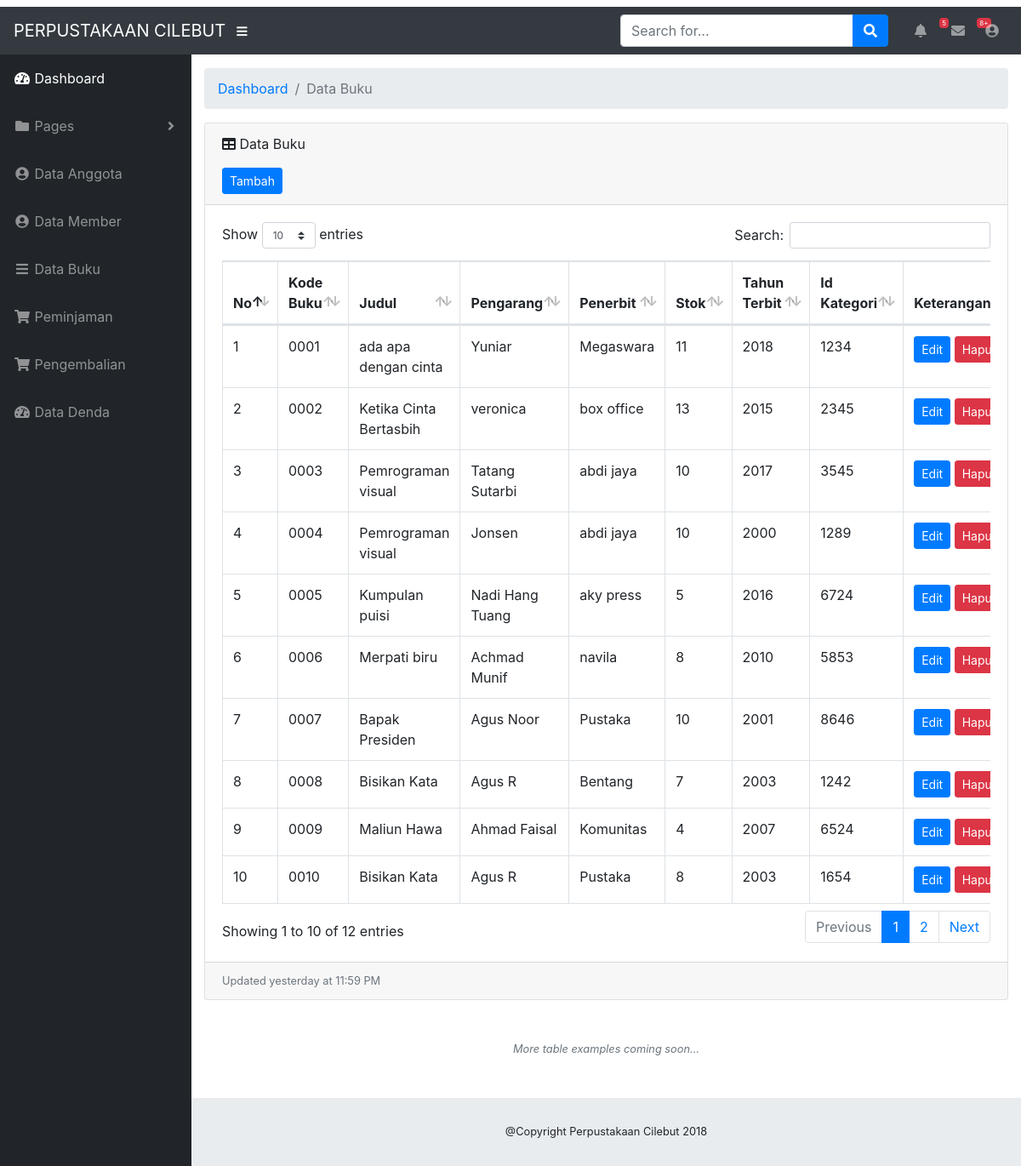
The page /perpustakaan/index.php/perpus/book on the database its author committed.
### tables this page shows
CREATE TABLE `buku` (
  `kd_buku` int(4) UNSIGNED ZEROFILL NOT NULL,
  `judul` varchar(50) DEFAULT NULL,
  `pengarang` varchar(50) DEFAULT NULL,
  `penerbit` varchar(50) DEFAULT NULL,
  `stok` int(11) DEFAULT NULL,
  `th_terbit` year(4) DEFAULT NULL,
  `id_kategori` int(10) DEFAULT NULL
);

### perpustakaan/application/controllers/perpus.php (called while the page is built, shortened)
<?php
class Perpus extends CI_Controller {
function __construct()
    {
        $this->load->library('form_validation');
        $this->load->database();
        $this->load->helper('form');
        $this->load->helper('url');
        $this->load->model('user_model');
    }
   public function book(){
        $this->load->model('user_model');
        $data['buku'] = $this->user_model->book()->result();
        $this->load->view('buku',$data);
    }
 }

### perpustakaan/index.php (called while the page is built, shortened)
<?php
require_once BASEPATH.'core/CodeIgniter.php';

### perpustakaan/application/models/user_model.php (called while the page is built, shortened)
<?php
class User_model extends CI_Model {
  function book()
  {
    return $this->db->get('buku');
  }
}
?>

### perpustakaan/application/views/buku.php (the view, shortened to what this page needs)
<!DOCTYPE html>
<html lang="en">
  <head>
    <link href="<?php echo base_url(''); ?>assets/vendor/bootstrap/css/bootstrap.min.css" rel="stylesheet">
    <link href="<?php echo base_url(''); ?>assets/vendor/fontawesome-free/css/all.min.css" rel="stylesheet" type="text/css">
    <link href="<?php echo base_url(''); ?>assets/vendor/datatables/dataTables.bootstrap4.css" rel="stylesheet">
    <link href="<?php echo base_url(''); ?>assets/css/sb-admin.css" rel="stylesheet">
  </head>
  <body id="page-top">
    <nav class="navbar navbar-expand navbar-dark bg-dark static-top">
      <a class="navbar-brand mr-1" href="home">PERPUSTAKAAN CILEBUT</a>
      <button class="btn btn-link btn-sm text-white order-1 order-sm-0" id="sidebarToggle" href="#">
        <i class="fas fa-bars"></i>
      </button>
      <form class="d-none d-md-inline-block form-inline ml-auto mr-0 mr-md-3 my-2 my-md-0">
        <div class="input-group">
          <input type="text" class="form-control" placeholder="Search for..." aria-label="Search" aria-describedby="basic-addon2">
          <div class="input-group-append">
            <button class="btn btn-primary" type="button">
              <i class="fas fa-search"></i>
            </button>
          </div>
        </div>
      </form>
      <ul class="navbar-nav ml-auto ml-md-0">
        <li class="nav-item dropdown no-arrow mx-1">
          <a class="nav-link dropdown-toggle" href="#" id="alertsDropdown" role="button" data-toggle="dropdown" aria-haspopup="true" aria-expanded="false">
            <i class="fas fa-bell fa-fw"></i>
            <span class="badge badge-danger">5</span>
          </a>
        </li>
        <li class="nav-item dropdown no-arrow mx-1">
          <a class="nav-link dropdown-toggle" href="#" id="messagesDropdown" role="button" data-toggle="dropdown" aria-haspopup="true" aria-expanded="false">
            <i class="fas fa-envelope fa-fw"></i>
            <span class="badge badge-danger">8+</span>
          </a>
        </li>
        <li class="nav-item dropdown no-arrow">
          <a class="nav-link dropdown-toggle" href="#" id="userDropdown" role="button" data-toggle="dropdown" aria-haspopup="true" aria-expanded="false">
            <i class="fas fa-user-circle fa-fw"></i>
          </a>
        </li>
      </ul>
    </nav>
    <div id="wrapper">
      <ul class="sidebar navbar-nav">
        <li class="nav-item active">
          <a class="nav-link" href="home">
            <i class="fas fa-fw fa-tachometer-alt"></i>
            <span>Dashboard</span>
          </a>
        </li>
        <li class="nav-item dropdown">
          <a class="nav-link dropdown-toggle" href="perpus/home" id="pagesDropdown" role="button" data-toggle="dropdown" aria-haspopup="true" aria-expanded="false">
            <i class="fas fa-fw fa-folder"></i>
            <span>Pages</span>
          </a>
        </li>
         <li class="nav-item">
          <a class="nav-link" href="data_anggota">
            <i class="fas fa-fw fa-user-circle"></i>
            <span>Data Anggota</span></a>
         </li><li class="nav-item">
          <a class="nav-link" href="calon_member">
            <i class="fas fa-fw fa-user-circle"></i>
            <span>Data Member</span></a>
        </li><li class="nav-item">
          <a class="nav-link" href="book">
            <i class="fas fa-fw fa-bars"></i>
            <span>Data Buku</a>
          </li><li class="nav-item">
          <a class="nav-link" href="table">
            <i class="fas fa-fw fa-shopping-cart"></i>
            <span>Peminjaman</span></a>
            </li><li class="nav-item">
          <a class="nav-link" href="Pengembalian">
            <i class="fas fa-fw fa-shopping-cart"></i>
            <span>Pengembalian</span></a>
        </li><li class="nav-item">
          <a class="nav-link" href="v_denda">
            <i class="fas fa-fw fa-tachometer-alt"></i>
            <span>Data Denda</span></a>
        </li>
      </ul>
      <div id="content-wrapper">
        <div class="container-fluid">
          <ol class="breadcrumb">
            <li class="breadcrumb-item">
              <a href="menu">Dashboard</a>
            </li>
            <li class="breadcrumb-item active">Data Buku</li>
          </ol>
          <p>
          <div class="card mb-3">
            <div class="card-header">
              <i class="fas fa-table"></i>
              Data Buku </p><a href="<?php echo base_url()?>perpus/tambah_book" class="btn btn-sm btn-primary">Tambah</a></div>
            <div class="card-body">
              <div class="table-responsive">
                <table class="table table-bordered" id="dataTable" width="100%" cellspacing="0">
                  <thead>
                    <tr>
                      <th>No</th>
                      <th>Kode Buku</th>
                      <th>Judul</th>
                      <th>Pengarang</th>
                      <th>Penerbit</th>
                      <th>Stok</th>
                      <th>Tahun Terbit</th>
                      <th>Id Kategori</th>
                      <th>Keterangan</th>
                    </tr>
                  </thead>
                    <tbody>
                    <?php  $no=1; foreach ($buku as $book) :?>
                     <tr>
                     <td><?php echo $no++?></td>
                     <td><?php echo $book->kd_buku; ?></td>
                     <td><?php echo $book->judul; ?></td>
                     <td><?php echo $book->pengarang; ?></td>
                     <td><?php echo $book->penerbit; ?></td>
                     <td><?php echo $book->stok; ?></td>
                     <td><?php echo $book->th_terbit; ?></td>
                     <td><?php echo $book->id_kategori; ?></td>
                      <td><a href="<?php echo base_url() ?>perpus/edit_buku/<?php echo $book->kd_buku ?>" class="btn btn-sm btn-primary">Edit</a>
                     <a href="<?php echo base_url() ?>perpus/hapus_buku/<?php echo $book->kd_buku ?>" class="btn btn-sm btn-danger">Hapus</a>
                     </td>
                     </tr>
  <?php endforeach ?>
                  </tbody>
                </table>
              </div>
            </div>
            <div class="card-footer small text-muted">Updated yesterday at 11:59 PM</div>
          </div>
          <p class="small text-center text-muted my-5">
            <em>More table examples coming soon...</em>
          </p>
        </div>
         <footer class="sticky-footer">
          <div class="container my-auto">
            <div class="copyright text-center my-auto">
              <span>@Copyright Perpustakaan Cilebut 2018</span>
            </div>
          </div>
        </footer>
  </body>
</html>

### perpustakaan/assets/css/sb-admin.css (style rules this page uses)
html { position: relative; min-height: 100%; }
body { height: 100%; }
#wrapper { display: -webkit-box; display: -ms-flexbox; display: flex; }
#wrapper #content-wrapper { overflow-x: hidden; width: 100%; padding-top: 1rem; padding-bottom: 80px; }
.navbar-nav .nav-item.active .nav-link { color: #fff; }
.navbar-nav .nav-item.dropdown .dropdown-toggle::after { width: 1rem; text-align: center; float: right; vertical-align: 0; border: 0; font-weight: 900; content: '\f105'; font-family: 'Font Awesome 5 Free'; }
.navbar-nav .nav-item.dropdown.no-arrow .dropdown-toggle::after { display: none; }
.navbar-nav .nav-item .nav-link .badge { position: absolute; margin-left: 0.75rem; top: 0.3rem; font-weight: 400; font-size: 0.5rem; }
.sidebar { width: 90px !important; background-color: #212529; min-height: calc(100vh - 56px); }
.sidebar .nav-item:last-child { margin-bottom: 1rem; }
.sidebar .nav-item .nav-link { text-align: center; padding: 0.75rem 1rem; width: 90px; }
.sidebar .nav-item .nav-link span { font-size: 0.65rem; display: block; }
.sidebar .nav-item.dropdown .dropdown-toggle::after { display: none; }
.sidebar .nav-item .nav-link { color: rgba(255, 255, 255, 0.5); }
@media (min-width: 768px) { .sidebar { width: 225px !important; } }
@media (min-width: 768px) { .sidebar .nav-item .nav-link { display: block; width: 100%; text-align: left; padding: 1rem; width: 225px; } }
@media (min-width: 768px) { .sidebar .nav-item .nav-link span { font-size: 1rem; display: inline; } }
@media (min-width: 768px) { .sidebar .nav-item.dropdown .dropdown-toggle::after { display: block; } }
:root { --input-padding-x: 0.75rem; --input-padding-y: 0.75rem; }
footer.sticky-footer { display: -webkit-box; display: -ms-flexbox; display: flex; position: absolute; right: 0; bottom: 0; width: calc(100% - 90px); height: 80px; background-color: #e9ecef; }
footer.sticky-footer .copyright { line-height: 1; font-size: 0.8rem; }
@media (min-width: 768px) { footer.sticky-footer { width: calc(100% - 225px); } }

### rows shown on the page
buku: kd_buku "0001", judul "ada apa dengan cinta", pengarang "Yuniar", penerbit "Megaswara", stok "11", th_terbit "2018", id_kategori "1234"
buku: kd_buku "0002", judul "Ketika Cinta Bertasbih", pengarang "veronica", penerbit "box office", stok "13", th_terbit "2015", id_kategori "2345"
buku: kd_buku "0003", judul "Pemrograman visual", pengarang "Tatang Sutarbi", penerbit "abdi jaya", stok "10", th_terbit "2017", id_kategori "3545"
buku: kd_buku "0004", judul "Pemrograman visual", pengarang "Jonsen", penerbit "abdi jaya", stok "10", th_terbit "2000", id_kategori "1289"
buku: kd_buku "0005", judul "Kumpulan puisi", pengarang "Nadi Hang Tuang", penerbit "aky press", stok "5", th_terbit "2016", id_kategori "6724"
buku: kd_buku "0006", judul "Merpati biru", pengarang "Achmad Munif", penerbit "navila", stok "8", th_terbit "2010", id_kategori "5853"
buku: kd_buku "0007", judul "Bapak Presiden", pengarang "Agus Noor", penerbit "Pustaka", stok "10", th_terbit "2001", id_kategori "8646"
buku: kd_buku "0008", judul "Bisikan Kata", pengarang "Agus R", penerbit "Bentang", stok "7", th_terbit "2003", id_kategori "1242"
buku: kd_buku "0009", judul "Maliun Hawa", pengarang "Ahmad Faisal", penerbit "Komunitas", stok "4", th_terbit "2007", id_kategori "6524"
buku: kd_buku "0010", judul "Bisikan Kata", pengarang "Agus R", penerbit "Pustaka", stok "8", th_terbit "2003", id_kategori "1654"
